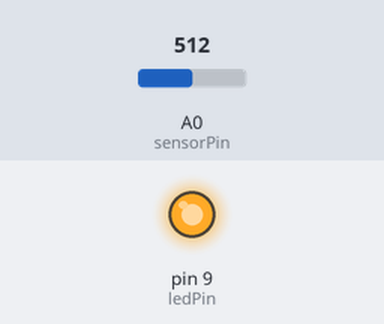
The sketch below on a simulated Arduino Uno, built with avr-gcc and run on an emulated ATmega328P. On the bench: output pins drawn as LEDs (lit = HIGH). The test bench sets the inputs (shaded band); at power-on: A0 (sensorPin) = 512.

Above: at 0.1 s.
Timing chart, 0 to 1.6 s (numbered marks = the images above):
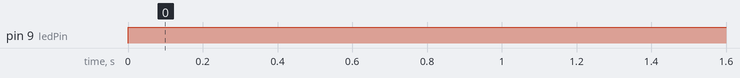

The sketch:

modul2b.ino
```cpp
int sensorPin = A0;
int ledPin = 9;
int sensorValue =0;
int fadeValue = 1023;

void setup() {
  // put your setup code here, to run once:
  pinMode(ledPin, OUTPUT);
}

void loop() {
  // put your main code here, to run repeatedly:
  sensorValue = analogRead(sensorPin);
  if( sensorValue <= fadeValue){
    fadeValue +=5;
    analogWrite(ledPin, fadeValue);
    delay(300);
  }else{
    fadeValue -=5;
    analogWrite(ledPin, fadeValue);
    delay(300);
  }
}
```

Measured:
- by itself, pin 9 (ledPin): LOW → HIGH at 0.00 s
